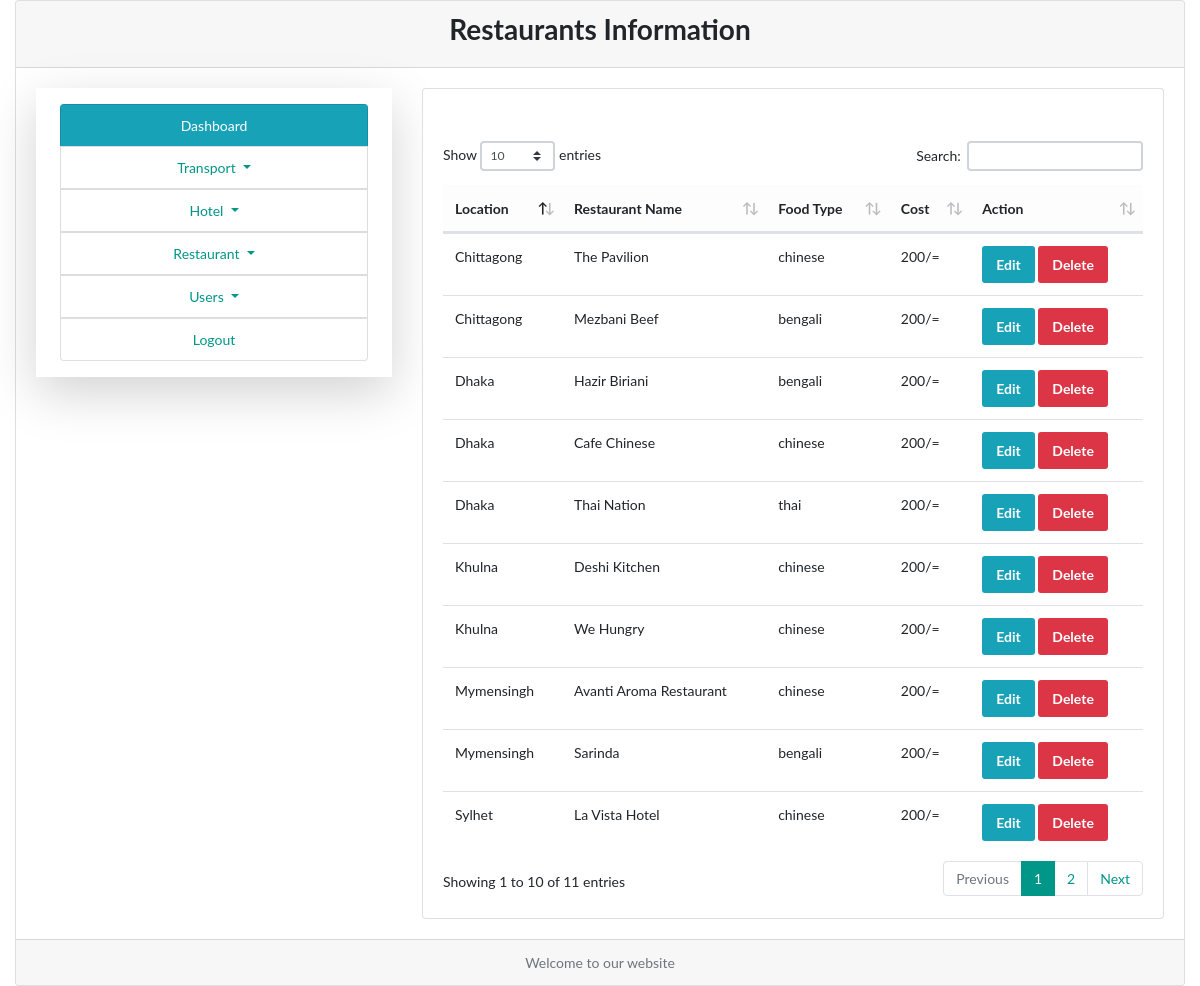
Page /all-restaurant.php (signed in) on the committed database.
### tables this page shows
CREATE TABLE `restaurants` (
  `id` int(99) NOT NULL,
  `location` varchar(255) NOT NULL,
  `restaurant_name` varchar(255) NOT NULL,
  `food_type` varchar(99) NOT NULL,
  `restaurant_cost` varchar(99) NOT NULL
);

### all-restaurant.php (the view, shortened to what this page needs)
<?php
require_once 'functions.php';
?>
<!doctype html>
<html lang="en">
<head>
    <link rel="stylesheet" href="assets/css/datatables.min.css">
    <link rel="stylesheet" href="assets/css/main.css">
    <link rel="stylesheet" href="assets/css/style.css">
</head>
<body>
<div class="words-area">
    <div class="container-fluid">
        <div class="row">
            <div class="col-12">
                <div class="card text-center">
                    <div class="card-header ">
                        <h2>Restaurants Information</h2>
                    </div>
                    <div class="card-body">
                        <div class="row">
                            <div class="col-4">
                                <div class="bus-menu shadow-lg p-2">
                                    <nav class="navbar navbar-default">
                                        <ul class="nav navbar-nav">
                                            <li class="list-group-item bg-info">
                                                <a class="bg-info text-white" href="admin-dashboard.php">Dashboard</a>
                                            </li>
                                            <li class="dropdown">
                                                <a href="#" class="dropdown-toggle" data-toggle="dropdown" role="button"
                                                   aria-haspopup="true" aria-expanded="false">Transport </a>
                                            </li>
                                            <li class="dropdown">
                                                <a href="#" class="dropdown-toggle" data-toggle="dropdown" role="button"
                                                   aria-haspopup="true" aria-expanded="false">Hotel </a>
                                            </li>
                                            <li class="dropdown">
                                                <a href="#" class="dropdown-toggle" data-toggle="dropdown" role="button"
                                                   aria-haspopup="true" aria-expanded="false">Restaurant </a>
                                            </li>
                                            <li class="dropdown">
                                                <a href="#" class="dropdown-toggle" data-toggle="dropdown" role="button"
                                                   aria-haspopup="true" aria-expanded="false">Users </a>
                                            </li>
                                            <li class="list-group-item">
                                                <a href="logout.php">Logout</a>
                                            </li>
                                        </ul>
                                    </nav>
                                </div>
                            </div>
                            <div class="col-8">
                                <div class="card text-center">
                                    <div class="card-body text-left">
                                        <table class="table" id="hotel_table">
                                            <thead class="table-light">
                                            <tr>
                                                <th scope="col">Location</th>
                                                <th scope="col">Restaurant Name</th>
                                                <th scope="col">Food Type</th>
                                                <th scope="col">Cost</th>
                                                <th scope="col">Action</th>
                                            </tr>
                                            </thead>
                                            <tbody>
                                            <?php
                                            $query = "SELECT * FROM restaurants";
                                            $result = mysqli_query($connection, $query);
                                            while ($data = mysqli_fetch_assoc($result)) {
                                                ?>
                                                <tr>
                                                    <td><?php echo $data['location']; ?></td>
                                                    <td><?php echo $data['restaurant_name']; ?></td>
                                                    <td><?php echo $data['food_type']; ?></td>
                                                    <td><?php echo $data['restaurant_cost']; ?>/=</td>
                                                    <td><a href="edit-restaurant.php?edit-restaurant=<?php echo $data['id']; ?>"
                                                           class="btn btn-info">Edit</a>
                                                        <a onclick="return confirm('Are you sure want to delete ?')"
                                                           class="btn btn-danger"
                                                           href="?delete-rest=<?php echo $data['id']; ?>">Delete</a>
                                                    </td>
                                                </tr>
                                                <?php
                                            }
                                            ?>
                                            </tbody>
                                        </table>
                                    </div>
                                </div>
                            </div>
                        </div>
                    </div>
                    <div class="card-footer text-muted">
                        Welcome to our website
                    </div>
                </div>
            </div>
        </div>
    </div>
</div>
</body>
</html>

### assets/css/style.css (style rules this page uses)
.bus-menu ul li { padding: 10px; }
.bus-menu ul { width: 350px; }
li.dropdown { border: 1px solid #ddd; }
ul.nav.navbar-nav li { padding: 0px !important; }
ul.nav.navbar-nav li a { display: block; padding: 10px; }

### rows in the picture
restaurants: location "Mymensingh", restaurant_name "Avanti Aroma Restaurant", food_type "chinese", restaurant_cost "200"
restaurants: location "Mymensingh", restaurant_name "Sarinda", food_type "bengali", restaurant_cost "200"
restaurants: location "Dhaka", restaurant_name "Hazir Biriani", food_type "bengali", restaurant_cost "200"
restaurants: location "Dhaka", restaurant_name "Cafe Chinese", food_type "chinese", restaurant_cost "200"
restaurants: location "Dhaka", restaurant_name "Thai Nation", food_type "thai", restaurant_cost "200"
restaurants: location "Sylhet", restaurant_name "La Vista Hotel", food_type "chinese", restaurant_cost "200"
restaurants: location "Khulna", restaurant_name "Deshi Kitchen", food_type "chinese", restaurant_cost "200"
restaurants: location "Khulna", restaurant_name "We Hungry", food_type "chinese", restaurant_cost "200"
restaurants: location "Chittagong", restaurant_name "The Pavilion", food_type "chinese", restaurant_cost "200"
restaurants: location "Chittagong", restaurant_name "Mezbani Beef", food_type "bengali", restaurant_cost "200"
